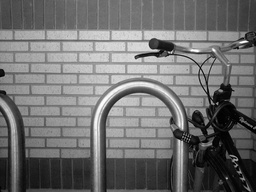
#> input picture Bikesgray.jpg, 256 x 192 px, shrunk from 640 x 480 before the run
$ python sobel-aco.py
#> lines starting #> are read from the running program, lines starting #| are printed output that depends on the picture
import numpy
from scipy import ndimage
import imageio.v2 as imageio
import numpy as np
import matplotlib.pyplot as plt
import random

####
# UNIVERSITY OF VAASA
# Author: Kim Lehtinen
# Project: Evolutionary Computing, Sobel + ACO image edge detection
#
# Note:
# This software is partially based on the processes described in article written
# by Tian, J. , Y. Weiyu & X. Shengli (2008) "An ant colony optimization algorithm for image edge detection"
# which can be found here https://ieeexplore.ieee.org/document/4630880?arnumber=4630880
# or for univaasa students/teachers https://ieeexplore-ieee-org.proxy.uwasa.fi/document/4630880.
# In the ACO part of this software, same processes are used as described in Tian et al (2008) paper:
# initialization process, construction process, update process and decision process.
# In addition, the idea of neighborhood also origins from Tian et al (2008) paper.
#
# This software is implemented by Kim Lehtinen,
# but the concepts and ideas mentioned earlier belongs to Tian et al (2008).
####

####
# VAASAN YLIOPISTO
# Tekijä: Kim Lehtinen
# Harjoitustyö: Evolutionary Computing, Sobel + ACO reunantunnistus
#
# Huom:
# Tämä ohjelmisto perustuu osittain artikkelissa
# Tian, J. , Y. Weiyu & X. Shengli (2008) "An ant colony optimization algorithm for image edge detection"
# kuvattuihin prosesseihin joka löytyy täältä https://ieeexplore.ieee.org/document/4630880?arnumber=4630880
# tai täältä jos opiskelet/työskentelet Vaasan yliopistossa https://ieeexplore-ieee-org.proxy.uwasa.fi/document/4630880.
# Tämä ohjelmisto käyttää ACO osassa samat mainitut prosessit kuten artikkelissa:
# alustamisprosessi, rakennusprosessi, päivitysprosessi ja päätösprosessi.
# Sen lisäksi, idea naapuripikseleistä on käytetty Tian et al (2008) artikkelista.
#
# Tämän ohjelmiston on tehnyt Kim Lehtinen,
# mutta aiemmin mainityt käsitteet ja ideat kuuluvat Tian (2008) ym.
####

########## SOBEL ##########
## Python Sobel koodiesimerkki lainettu stackoverflow (cgohlke Aug 25 2011)
### https://stackoverflow.com/questions/7185655/applying-the-sobel-filter-using-scipy
### Bikesgray.jpg image Wikipediasta
### https://en.wikipedia.org/wiki/Sobel_operator#/media/File:Bikesgray.jpg
kuva = imageio.imread('Bikesgray.jpg') # luetaan kuva muistiin
#> kuva is the input picture: shape (192, 256); min 0, max 255, mean 112.2
kuva = kuva.astype('int32')
dx = ndimage.sobel(kuva, 0)  # vaakasuora suodatin
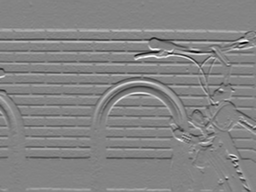
#> dx: shape (192, 256) int32; min -818, max 761, mean -1.1; drawn with min black and max white
dy = ndimage.sobel(kuva, 1)  # pystysuora suodatin
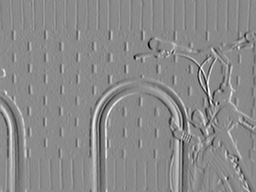
#> dy: shape (192, 256) int32; min -715, max 601, mean -1.1; drawn with min black and max white
mag = numpy.hypot(dx, dy)  # magnituudi
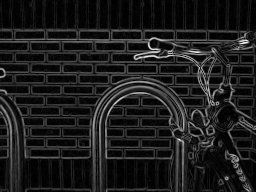
#> mag: shape (192, 256) float64; min 0, max 834.3, mean 96.7; drawn with min black and max white
mag *= 255.0 / numpy.max(mag)  # normalisoidaan
## sobel lainaus loppuu

## sobel kynnys
kuva = mag
kuva_koko = kuva.shape
#> kuva_koko = (192, 256)
rivit = kuva_koko[0]
#> rivit = 192
sarakkeet = kuva_koko[1]
#> sarakkeet = 256
sobel_kynnys_tulos = np.argwhere(kuva > 50)
#> sobel_kynnys_tulos = 10841 pairs, first value 29 to 191, second value 0 to 255
print(sobel_kynnys_tulos)
#> (printed output is left out)
implot = plt.imshow(np.zeros(kuva_koko))
i = 0
print(len(kuva))
#| 192
print(len(sobel_kynnys_tulos))
#| 10841
tmp = []
for i in range(0,len(sobel_kynnys_tulos)):
    x = sobel_kynnys_tulos[i][1]
    y = sobel_kynnys_tulos[i][0]
    if (i+1)%15==0:
        plt.scatter(x,y,c='r', s=0.1)
        tmp.append(sobel_kynnys_tulos[i])
#> this loop made 10841 passes
#> (x, y) on passes 1 to 3: (2, 29), (3, 29), (4, 29)
#> after the loop, tmp = 722 pairs, first value 29 to 191, second value 0 to 255

# käytetään vain muutama piste sobelista
sobel_kynnys_tulos = tmp
#> sobel_kynnys_tulos has the same summary as tmp
print(len(tmp))
#| 722
plt.show()
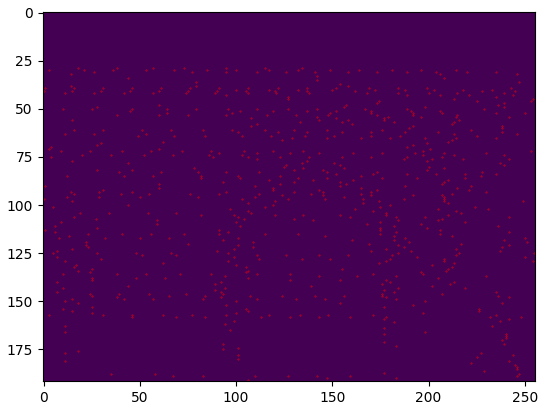
#> figure drawn by matplotlib, 1 panel

## end plot sobel edge points


########## ACO ##########
# VAIHE 1: Alustamisprosessi [Tian et al (2008) alkuperäinen idea]
# alustamisprosessi saadaan sobel_kynnys_tulos matriisista
# eli muurahaiset ovat jo jaettu kuvan päälle
feromoni_mat = np.ones(kuva_koko) # feromoni matriisi
muurahaisia_tot = len(sobel_kynnys_tulos) # muurahaisia yhteensä
#> muurahaisia_tot = 722
rakennus_tot = 40 # kuinka monta kertaa suoritetaan rakennusprosessi

# luodaan muisti, ja tallennetaan alku positio muurahaiselle
muisti = {}
muurahainen_nykyinen_positio = {}
for m in range(muurahaisia_tot):
    muisti[m] = {}
    muurahainen_nykyinen_positio[m] = sobel_kynnys_tulos[m] # muista alku positio Xo, Yo
    for r in range(rakennus_tot):
        muisti[m][r] = []
#> after the loop, muisti = 722 items; muurahainen_nykyinen_positio = 722 items

# VAIHE 2: Rakennusprosessi [Tian et al (2008) alkuperäinen idea]
for rakennus_idx in range(rakennus_tot):
    #print("RAKENNUS KIERROS:", str(rakennus_idx))
    # siirretään yksi muurahainen kerrallaan
    for muurahainen_idx in range(muurahaisia_tot):
        nykyinen_positio = muurahainen_nykyinen_positio[muurahainen_idx] # haetaan nykyinen positio
        x = nykyinen_positio[0] # x-koordinaatti
        y = nykyinen_positio[1] # y-koordinaatti

        # naapuristo, 8-liitettävyysmalli, [Tian et al (2008) alkuperäinen idea]
        naapuristo = []
        if x > 0 and y > 0:
            naapuristo.append([x - 1, y - 1])
        if x > 0:
            naapuristo.append([x - 1, y])
        if x > 0 and (y+1) <= (sarakkeet-1):
            naapuristo.append([x - 1, y + 1])
        if y > 0:
            naapuristo.append([x, y - 1])
        if (y+1) <= (sarakkeet-1):
            naapuristo.append([x, y + 1])
        if (x+1) <= (rivit-1) and y > 0:
            naapuristo.append([x + 1, y - 1])
        if (x+1) <= (rivit-1) and y > 0:
            naapuristo.append([x + 1, y])
        if (x+1) <= (rivit-1) and (y+1) <= (sarakkeet-1):
            naapuristo.append([x + 1, y + 1])

        # valitaan uusi positio naapuristosta
        uusi_positio = [0, 0]
        paras_naapuri_arvo = 1
        # tutkitaan jokainen naapuri
        for naapuri_idx in range(len(naapuristo)):
            naapuri_positio = naapuristo[naapuri_idx] # naapurin koordinatit
            naapuri_x = naapuri_positio[0] # naapuri x-koordinaatti
            naapuri_y = naapuri_positio[1] # naapuri y-koordinaatti
            naapurin_nykyinen_feromoni_arvo = feromoni_mat[naapuri_x, naapuri_y] # naapurin feromoni arvo

            # katso onko tämä naapuri muistissa
            muistissa = False
            for r_idx in range(rakennus_tot):
                muisti_paikka = muisti[muurahainen_idx][r_idx]
                if len(muisti_paikka):
                    muisti_x = muisti[muurahainen_idx][r_idx][0]
                    muisti_y = muisti[muurahainen_idx][r_idx][1]
                    if naapuri_x == muisti_x and naapuri_y == muisti_y:
                        muistissa = True

            # annetaan vain uusi positio jos valittu ei ole muistissa
            # tälle muurahaiselle
            if not muistissa:
                # anna uusi positio muurahaiselle jos arvo on sama tai parempi
                if naapurin_nykyinen_feromoni_arvo >= paras_naapuri_arvo:
                    numerot = list(range(10))
                    random_numero = random.choice(numerot)
                    # lisätään satunnaisuus niin että paras ei aina valita
                    if random_numero > 5:
                        paras_naapuri_arvo = naapurin_nykyinen_feromoni_arvo
                        uusi_positio = naapuri_positio

        # lisätään feromoni + 0.1 koska täällä on käyty
        feromoni_nyt = feromoni_mat[uusi_positio[0], uusi_positio[1]]
        feromoni_nyt += 0.1

        # lisätään 0.2 feromonia jos rgb arvo > 100 ja < 150 (vähän ruokaa)
        if kuva[uusi_positio[0], uusi_positio[1]] > 100 and kuva[uusi_positio[0], uusi_positio[1]] < 150:
            feromoni_nyt += 0.2

        # lisätään 0.5 feromonia jos rgb arvo > 150 (paljon ruokaa)
        if kuva[uusi_positio[0], uusi_positio[1]] > 150:
            feromoni_nyt += 0.5

        # VAIHE 3: Päivitysprosessi [Tian et al (2008) alkuperäinen idea]
        feromoni_mat[uusi_positio[0], uusi_positio[1]] = feromoni_nyt

        # tallennetaan uusi positio muistiin [Tian et al (2008) alkuperäinen idea]
        muisti[muurahainen_idx][rakennus_idx] = uusi_positio

        # tallennetaan nykyinen positio, niin tiedetään missä muurahainen on tällä hetkellä
        muurahainen_nykyinen_positio[muurahainen_idx] = uusi_positio
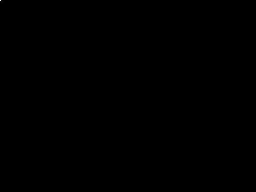
#> feromoni_mat: shape (192, 256) float64; min 1, max 1095.4, mean 1.1; drawn with min black and max white
#> after the loop, numerot = [0, 1, 2, 3, 4, 5, 6, 7, 8, 9]; random_numero = 7
# rakennusprosessi loppuu

# VAIHE 4: Päätösprosessi [Tian et al (2008) alkuperäinen idea]
piirros = plt.imshow(np.zeros(kuva_koko))
for r in range(rivit):
    for s in range(sarakkeet):
        feromoni_arvo = feromoni_mat[r][s]
        # kynnystesti
        if feromoni_arvo >= 1.5:
            plt.scatter(s,r,c='r', s=0.1)
plt.show()
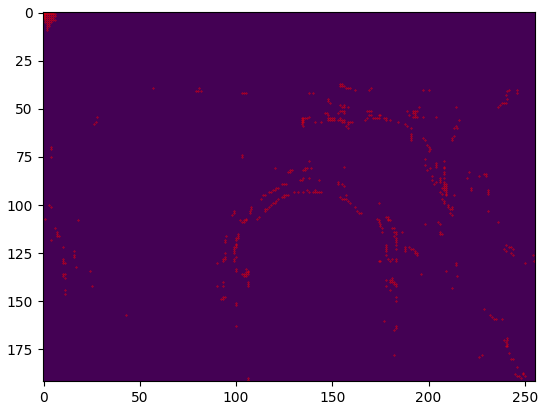
#> figure drawn by matplotlib, 1 panel
